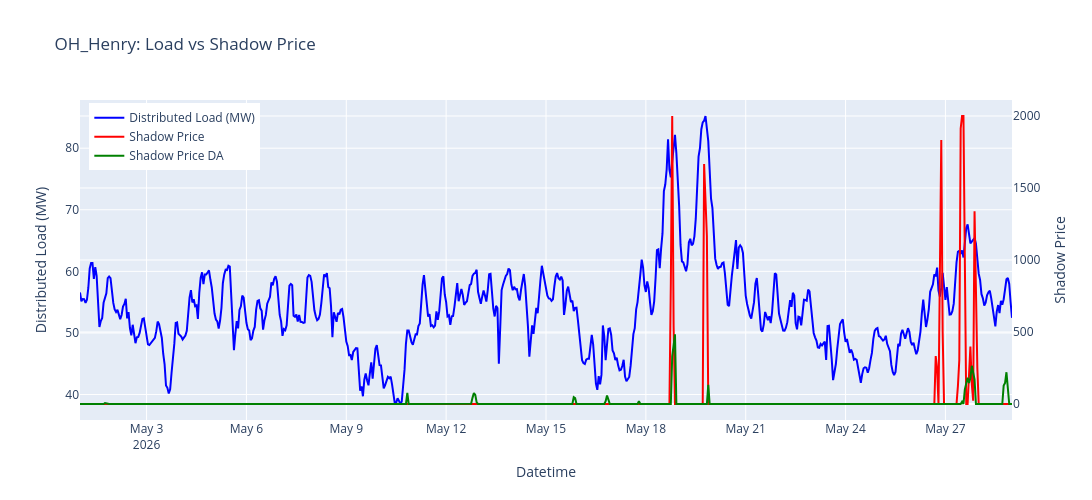

Here is the notebook cell this chart was saved with:
### Code cell
df = county_load_shadow_price.copy()

node = "OH_Henry"

sub = df[df["county_name"] == node].copy()

# ensure datetime is sorted
sub["datetime_ending_ept"] = pd.to_datetime(sub["datetime_ending_ept"])
sub = sub.sort_values("datetime_ending_ept")

fig = go.Figure()

# Left y-axis: distributed load
fig.add_trace(
    go.Scatter(
        x=sub["datetime_ending_ept"],
        y=sub["distributed_load_mw"],
        name="Distributed Load (MW)",
        line=dict(color="blue"),
        yaxis="y1"
    )
)

# Right y-axis: shadow price
fig.add_trace(
    go.Scatter(
        x=sub["datetime_ending_ept"],
        y=sub["shadow_price"],
        name="Shadow Price",
        line=dict(color="red"),
        yaxis="y2"
    )
)

fig.add_trace(
    go.Scatter(
        x=sub["datetime_ending_ept"],
        y=sub["shadow_price_DA"],
        name="Shadow Price DA",
        line=dict(color="green"),
        yaxis="y2"
    )
)

# Layout with dual axis
fig.update_layout(
    title=f"{node}: Load vs Shadow Price",
    xaxis=dict(title="Datetime"),
    
    yaxis=dict(
        title="Distributed Load (MW)",
        side="left"
    ),
    
    yaxis2=dict(
        title="Shadow Price",
        overlaying="y",
        side="right"
    ),
    
    legend=dict(x=0.01, y=0.99),
    height=500,
    width=2000
)

fig.show()

### Figure 1 — Plotly figure (JSON) as saved in the notebook; plotly's stock layout.template omitted (floating-point values rounded to 4 significant figures; data arrays with more than 128 entries replaced by an {"elided": "..."} marker saying what was removed)
{"data": [{"line": {"color": "blue"}, "name": "Distributed Load (MW)", "type": "scatter", "x": {"elided": "673 str values"}, "y": {"elided": "673 float values"}, "yaxis": "y"}, {"line": {"color": "red"}, "name": "Shadow Price", "type": "scatter", "x": {"elided": "673 str values"}, "y": {"elided": "673 float values"}, "yaxis": "y2"}, {"line": {"color": "green"}, "name": "Shadow Price DA", "type": "scatter", "x": {"elided": "673 str values"}, "y": {"elided": "673 float values"}, "yaxis": "y2"}], "layout": {"height": 500, "legend": {"x": 0.01, "y": 0.99}, "title": {"text": "OH_Henry: Load vs Shadow Price"}, "width": 2000, "xaxis": {"title": {"text": "Datetime"}}, "yaxis": {"side": "left", "title": {"text": "Distributed Load (MW)"}}, "yaxis2": {"overlaying": "y", "side": "right", "title": {"text": "Shadow Price"}}}}
